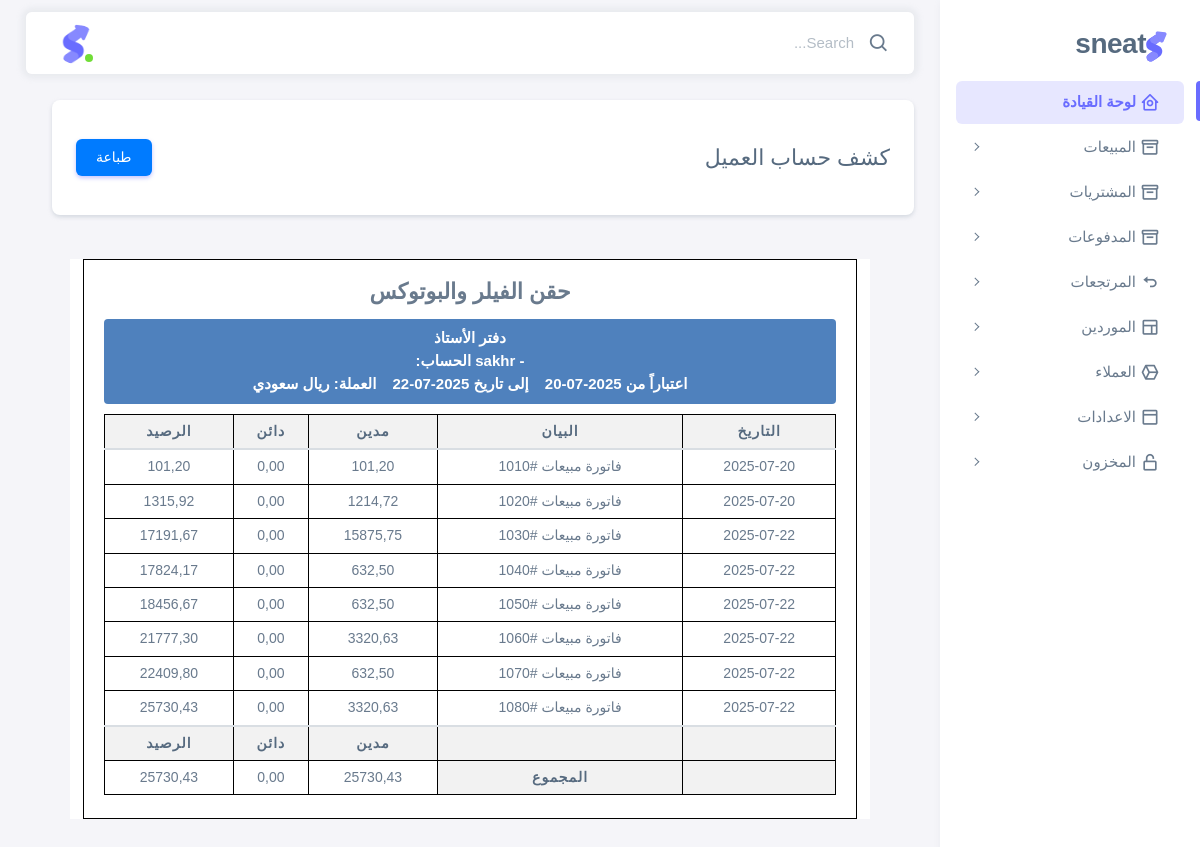
The app's page /customer/1/statement/ with its own data.
### invoices/models.py (models this page shows, shortened)
class CompanySettings(models.Model):
    name = models.CharField(
        max_length=255,
        null=True,
        blank=True,
        verbose_name="الاسم التجاري عربي"
    )
    en_name = models.CharField(
        max_length=255,
        null=True,
        blank=True,
        verbose_name="الاسم التجاري بالإنجليزي"
    )
    email = models.EmailField(
        null=True,
        blank=True,
        verbose_name="البريد الإلكتروني"
    )
    phone = models.CharField(
        max_length=20,
        null=True,
        blank=True,
        verbose_name="رقم الجوال"
    )
    fax = models.CharField(
        max_length=20,
        null=True,
        blank=True,
        verbose_name="رقم الفاكس"
    )
    address = models.CharField(
        max_length=255,
        null=True,
        blank=True,
        verbose_name="العنوان (سطر 1)"
    )
    city = models.CharField(
        max_length=100,
        null=True,
        blank=True,
        verbose_name="المدينة"
    )
    postal_code = models.CharField(
        max_length=9,
        null=True,
        blank=True,
        verbose_name="الرمز البريدي"
    )
    country = models.CharField(
        max_length=100,
        null=True,
        blank=True,
        default="المملكة العربية السعودية",
        verbose_name="الدولة"
    )
    vat_number = models.CharField(
        max_length=50,
        null=True,
        blank=True,
        verbose_name="الرقم الضريبي"
    )
    cr_number = models.CharField(
        max_length=50,
        null=True,
        blank=True,
        verbose_name="رقم السجل التجاري"
    )
    vat_rate = models.DecimalField(
        max_digits=4,
        decimal_places=2,
        default=15.00,
        verbose_name="نسبة الضريبة (%)"
    )
    logo = models.ImageField(
        upload_to='logos/',
        null=True,
        blank=True,
        verbose_name="شعار المنشأة"
    )
    class Meta:
        verbose_name = "إعدادات المنشأة"
        verbose_name_plural = "إعدادات المنشآت"

class Invoice(models.Model):
    INVOICE_TYPES = [
        ('sales', 'فاتورة مبيعات'),
        ('sales_return', 'مرتجع مبيعات'),
        ('purchase', 'فاتورة مشتريات'),
        ('purchase_return', 'مرتجع مشتريات'),
    ]
    INVOICE_STATUS_CHOICES = [
        ('unpaid', 'غير مدفوعة'),
        ('paid', 'مدفوعة'),
        ('cancelled', 'ملغاة'),
    ]
    company = models.ForeignKey(
        'CompanySettings',
        on_delete=models.SET_NULL,
        null=True,
        default=get_default_company,
        verbose_name="الشركة"
    )
    customer = models.ForeignKey(
        'Customer',
        on_delete=models.SET_NULL,
        null=True,
        blank=True,
        verbose_name="العميل"
    )
    supplier = models.ForeignKey(
        'Supplier',
        on_delete=models.SET_NULL,
        null=True,
        blank=True,
        verbose_name="المورد"
    )
    original_invoice = models.ForeignKey(
        'self',
        on_delete=models.SET_NULL,
        null=True,
        blank=True,
        related_name='returns',
        help_text="لفواتير المرتجعات",
        verbose_name="الفاتورة الأصلية"
    )
    invoice_type = models.CharField(max_length=20, choices=INVOICE_TYPES, default='sales', verbose_name="نوع الفاتورة")
    invoice_number = models.CharField(max_length=50, blank=True, verbose_name="رقم الفاتورة")
    status = models.CharField(max_length=20, choices=INVOICE_STATUS_CHOICES, default='unpaid', verbose_name="حالة الفاتورة",)
    invoice_date = models.DateTimeField(default=timezone.now, verbose_name="تاريخ ووقت الفاتورة")
    payment_method = models.ForeignKey(
        'PaymentMethod',
        on_delete=models.SET_NULL,
        null=True,
        blank=True,
        verbose_name="طريقة الدفع"
    )
    notes = models.TextField(null=True, blank=True, verbose_name="ملاحظات")
    return_reason = models.TextField(null=True, blank=True, default='0', verbose_name="سبب المرتجع")
    subtotal_before_discount = models.DecimalField(max_digits=10, decimal_places=2, default=Decimal('0.00'), verbose_name="الإجمالي قبل الخصم")
    discount_percentage = models.DecimalField(max_digits=5, decimal_places=2, default=Decimal('0.00'), verbose_name="نسبة الخصم %")
    discount = models.DecimalField(max_digits=10, decimal_places=2, default=Decimal('0.00'), verbose_name="قيمة الخصم")
    subtotal_before_tax = models.DecimalField(max_digits=10, decimal_places=2, default=Decimal('0.00'), verbose_name="المجموع قبل الضريبة")
    tax_rate = models.DecimalField(max_digits=5, decimal_places=2, default=Decimal('15.00'), verbose_name="نسبة الضريبة")
    tax_amount = models.DecimalField(max_digits=10, decimal_places=2, default=Decimal('0.00'), verbose_name="قيمة الضريبة")
    total_amount = models.DecimalField(max_digits=10, decimal_places=2, default=Decimal('0.00'), verbose_name="الصافي")
    qr_code = models.ImageField(upload_to='qr_codes/', null=True, blank=True, verbose_name="كود QR")
    due_date = models.DateField(null=True, blank=True, verbose_name="تاريخ الاستحقاق")
    is_posted = models.BooleanField(default=False, verbose_name="تم إنشاء القيد؟")
    class Meta:
        verbose_name = "فاتورة"
        verbose_name_plural = "الفواتير"
        unique_together = ('invoice_type', 'invoice_number')

### accounting/views.py (the view)
# urls.py: path('customer/<int:customer_id>/statement/', views.customer_statement_view, name='customer_statement'),
def customer_statement_view(request, customer_id):
    customer = get_object_or_404(Customer, pk=customer_id)
    statement_data = get_customer_statement(customer)
    if not statement_data['statement']:
        return render(request, 'accounting_app/empty_statement.html', {
            'customer': customer
        })
    context = {
        'customer': customer,
        'statement': statement_data['statement'],
        'first_transaction_date': statement_data['first_transaction_date'],
        'print_date': statement_data['print_date'],
        'total_debit': statement_data['total_debit'],
        'total_credit': statement_data['total_credit'],
        'final_balance': statement_data['final_balance'],
        'company':  CompanySettings.objects.first(),
    }
    return render(request, 'accounting_app/customer_statement.html', context)

### accounting/templates/accounting_app/customer_statement.html (shortened to what this page needs)
{% extends 'base.html' %}
{% load static %}
{% block content %}
<div class="row">
  <div class="col-12">
    <div class="card shadow-sm mb-4">
      <div class="card-header d-flex justify-content-between align-items-center">
        <h4 class="mb-0">كشف حساب العميل</h4>
        <div>
          <button type="button" class="btn btn-primary print-button" onclick="window.print();">
             طباعة
          </button>
        </div>
      </div>
    </div>
  </div>
</div>
<div class="invoice-wrapper">
  <div class="invoice-container">
    <div class="top-header">
      {% if company.name %}       <p class="company-name">  {{ company.name }}</p>  {% endif %}
    </div>
    <div class="span-bar">
      <span>دفتر الأستاذ</span>
      <br>
      <span>
        {{ account_number }} - {{ customer.name }}
    الحساب:  </span>
      <div class="blue-bar">
        {% if first_transaction_date %}
      <span>اعتباراً من
        {{ first_transaction_date|date:"Y-m-d" }}
      </span>
      {% else %}
      <p>لا توجد أي حركات سابقة.</p>
    {% endif %}
      <span>إلى تاريخ  {{ print_date|date:"Y-m-d" }}</span>
      <span>العملة: ريال سعودي</span>
    </div>
  </div>
    <table class="table">
      <thead>
        <tr>
          <th>التاريخ</th>
          <th>البيان</th>
          <th>مدين</th>
          <th>دائن</th>
          <th>الرصيد</th>
        </tr>
      </thead>
      <tbody>
        {% for row in statement %}
        <tr>
          <td>{{ row.date|date:"Y-m-d" }}</td>
          <td>{{ row.description }}</td>
          <td>{{ row.debit|floatformat:2 }}</td>
          <td>{{ row.credit|floatformat:2 }}</td>
          <td>{{ row.balance|floatformat:2 }}</td>
        </tr>
        {% endfor %}
      </tbody>
      <tfoot>
        <tr>
          <th></th>
          <th></th>
          <th>مدين</th>
          <th>دائن</th>
          <th>الرصيد</th>
        </tr>
        <tr>
          <th></th>
          <th colspan="">المجموع</th>
          <td>{{ total_debit|floatformat:2 }}</td>
          <td>{{ total_credit|floatformat:2 }}</td>
          <td>{{ final_balance|floatformat:2 }}</td>
        </tr>
      </tfoot>
    </table>
  </div>
</div>
{% endblock %}

### accounting/templates/accounting_app/customer_statement.html (style rules this page uses)
body { font-family: 'Tahoma', sans-serif; direction: rtl; text-align: right; margin: 0; padding: 0; }
.invoice-wrapper { width: 800px; margin: 20px auto; background-color: #fff; }
.invoice-container { padding: 15px 20px; border: 1px solid #000; position: relative; min-height: 100mm; }
.top-header { text-align: center; margin-bottom: 10px; }
.top-header .company-name { font-size: 22px; font-weight: bold; margin: 0; }
.span-bar { background-color: #4F81BD; color: #fff; padding: 8px 10px; margin-bottom: 10px; text-align: center; font-weight: bold; border-radius: 4px; }
.span-bar .blue-bar span { display: inline-block; margin: 0 6px; }
.table { width: 100%; border-collapse: collapse; margin-bottom: 8px; }
.table th, .table td { border: 1px solid #000; padding: 6px; font-size: 14px; text-align: center; vertical-align: middle; }
.table th { background-color: #f2f2f2; }
.print-button { display: block; margin: 15px auto; padding: 8px 20px; font-size: 14px; background-color: #007bff; color: white; border: none; cursor: pointer; }

### records on screen
CompanySettings: name "حقن الفيلر والبوتوكس"
Invoice: date "2025-07-20", debit "101,20"
Invoice: date "2025-07-20", debit "1214,72"
Invoice: date "2025-07-22", debit "15875,75"
Invoice: date "2025-07-22", debit "632,50"
Invoice: date "2025-07-22", debit "632,50"
Invoice: date "2025-07-22", debit "3320,63"
Invoice: date "2025-07-22", debit "632,50"
Invoice: date "2025-07-22", debit "3320,63"

### other values on screen
{{ first_transaction_date|date:"Y-m-d" }} "2025-07-20"
{{ print_date|date:"Y-m-d" }} "2025-07-22"
{{ row.description }} "فاتورة مبيعات #1010" "فاتورة مبيعات #1020" "فاتورة مبيعات #1030" "فاتورة مبيعات #1040" "فاتورة مبيعات #1050" "فاتورة مبيعات #1060" "فاتورة مبيعات #1070" "فاتورة مبيعات #1080"
{{ row.credit|floatformat:2 }} "0,00" "0,00" "0,00" "0,00" "0,00" "0,00" "0,00" "0,00"
{{ row.balance|floatformat:2 }} "101,20" "1315,92" "17191,67" "17824,17" "18456,67" "21777,30" "22409,80" "25730,43"
{{ total_debit|floatformat:2 }} "25730,43"
{{ total_credit|floatformat:2 }} "0,00"
{{ final_balance|floatformat:2 }} "25730,43"
